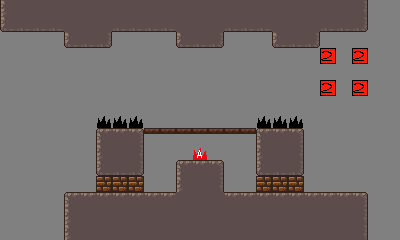

A 2D game scene composited from a Tiled map and its tileset images. What follows is a short description and the map's XML, with every tile layer's data as written:
An orthogonal 25x15 tile map with 16x16 px tiles, 1 tile layer (Kachelebene 1), 2 tilesets.

<map version="1.0" orientation="orthogonal" renderorder="right-down" width="25" height="15" tilewidth="16" tileheight="16" backgroundcolor="#808080">
 <tileset firstgid="1" source="tiles.tsx" />
 <tileset firstgid="177" source="tiles.tsx" />
 <layer name="Kachelebene 1" width="25" height="15">
  <data>
   <tile gid="40" />
   <tile gid="41" />
   <tile gid="41" />
   <tile gid="41" />
   <tile gid="41" />
   <tile gid="41" />
   <tile gid="41" />
   <tile gid="41" />
   <tile gid="41" />
   <tile gid="41" />
   <tile gid="41" />
   <tile gid="41" />
   <tile gid="41" />
   <tile gid="41" />
   <tile gid="41" />
   <tile gid="41" />
   <tile gid="41" />
   <tile gid="41" />
   <tile gid="41" />
   <tile gid="41" />
   <tile gid="41" />
   <tile gid="41" />
   <tile gid="42" />
   <tile gid="0" />
   <tile gid="0" />
   <tile gid="56" />
   <tile gid="57" />
   <tile gid="57" />
   <tile gid="57" />
   <tile gid="41" />
   <tile gid="41" />
   <tile gid="41" />
   <tile gid="57" />
   <tile gid="57" />
   <tile gid="57" />
   <tile gid="57" />
   <tile gid="41" />
   <tile gid="41" />
   <tile gid="41" />
   <tile gid="57" />
   <tile gid="57" />
   <tile gid="57" />
   <tile gid="41" />
   <tile gid="41" />
   <tile gid="41" />
   <tile gid="57" />
   <tile gid="57" />
   <tile gid="58" />
   <tile gid="0" />
   <tile gid="0" />
   <tile gid="0" />
   <tile gid="0" />
   <tile gid="0" />
   <tile gid="0" />
   <tile gid="56" />
   <tile gid="57" />
   <tile gid="58" />
   <tile gid="0" />
   <tile gid="0" />
   <tile gid="0" />
   <tile gid="0" />
   <tile gid="56" />
   <tile gid="57" />
   <tile gid="58" />
   <tile gid="0" />
   <tile gid="0" />
   <tile gid="0" />
   <tile gid="56" />
   <tile gid="57" />
   <tile gid="58" />
   <tile gid="0" />
   <tile gid="0" />
   <tile gid="0" />
   <tile gid="0" />
   <tile gid="0" />
   <tile gid="0" />
   <tile gid="0" />
   <tile gid="0" />
   <tile gid="0" />
   <tile gid="0" />
   <tile gid="0" />
   <tile gid="0" />
   <tile gid="0" />
   <tile gid="0" />
   <tile gid="0" />
   <tile gid="0" />
   <tile gid="0" />
   <tile gid="0" />
   <tile gid="0" />
   <tile gid="0" />
   <tile gid="0" />
   <tile gid="0" />
   <tile gid="0" />
   <tile gid="0" />
   <tile gid="0" />
   <tile gid="72" />
   <tile gid="0" />
   <tile gid="72" />
   <tile gid="0" />
   <tile gid="0" />
   <tile gid="0" />
   <tile gid="0" />
   <tile gid="0" />
   <tile gid="0" />
   <tile gid="0" />
   <tile gid="0" />
   <tile gid="0" />
   <tile gid="0" />
   <tile gid="0" />
   <tile gid="0" />
   <tile gid="0" />
   <tile gid="0" />
   <tile gid="0" />
   <tile gid="0" />
   <tile gid="0" />
   <tile gid="0" />
   <tile gid="0" />
   <tile gid="0" />
   <tile gid="0" />
   <tile gid="0" />
   <tile gid="0" />
   <tile gid="0" />
   <tile gid="0" />
   <tile gid="0" />
   <tile gid="0" />
   <tile gid="0" />
   <tile gid="0" />
   <tile gid="0" />
   <tile gid="0" />
   <tile gid="0" />
   <tile gid="0" />
   <tile gid="0" />
   <tile gid="0" />
   <tile gid="0" />
   <tile gid="0" />
   <tile gid="0" />
   <tile gid="0" />
   <tile gid="0" />
   <tile gid="0" />
   <tile gid="0" />
   <tile gid="0" />
   <tile gid="0" />
   <tile gid="0" />
   <tile gid="0" />
   <tile gid="0" />
   <tile gid="72" />
   <tile gid="0" />
   <tile gid="72" />
   <tile gid="0" />
   <tile gid="0" />
   <tile gid="0" />
   <tile gid="0" />
   <tile gid="0" />
   <tile gid="0" />
   <tile gid="0" />
   <tile gid="0" />
   <tile gid="0" />
   <tile gid="0" />
   <tile gid="0" />
   <tile gid="0" />
   <tile gid="0" />
   <tile gid="0" />
   <tile gid="0" />
   <tile gid="0" />
   <tile gid="0" />
   <tile gid="0" />
   <tile gid="0" />
   <tile gid="0" />
   <tile gid="0" />
   <tile gid="0" />
   <tile gid="0" />
   <tile gid="0" />
   <tile gid="0" />
   <tile gid="0" />
   <tile gid="0" />
   <tile gid="0" />
   <tile gid="0" />
   <tile gid="0" />
   <tile gid="0" />
   <tile gid="0" />
   <tile gid="0" />
   <tile gid="65" />
   <tile gid="65" />
   <tile gid="65" />
   <tile gid="0" />
   <tile gid="0" />
   <tile gid="0" />
   <tile gid="0" />
   <tile gid="0" />
   <tile gid="0" />
   <tile gid="0" />
   <tile gid="65" />
   <tile gid="65" />
   <tile gid="65" />
   <tile gid="0" />
   <tile gid="0" />
   <tile gid="0" />
   <tile gid="0" />
   <tile gid="0" />
   <tile gid="0" />
   <tile gid="0" />
   <tile gid="0" />
   <tile gid="0" />
   <tile gid="0" />
   <tile gid="0" />
   <tile gid="0" />
   <tile gid="24" />
   <tile gid="25" />
   <tile gid="26" />
   <tile gid="66" />
   <tile gid="66" />
   <tile gid="66" />
   <tile gid="66" />
   <tile gid="66" />
   <tile gid="66" />
   <tile gid="66" />
   <tile gid="24" />
   <tile gid="25" />
   <tile gid="26" />
   <tile gid="0" />
   <tile gid="0" />
   <tile gid="0" />
   <tile gid="0" />
   <tile gid="0" />
   <tile gid="0" />
   <tile gid="0" />
   <tile gid="0" />
   <tile gid="0" />
   <tile gid="0" />
   <tile gid="0" />
   <tile gid="0" />
   <tile gid="40" />
   <tile gid="41" />
   <tile gid="42" />
   <tile gid="0" />
   <tile gid="0" />
   <tile gid="0" />
   <tile gid="70" />
   <tile gid="0" />
   <tile gid="0" />
   <tile gid="0" />
   <tile gid="40" />
   <tile gid="41" />
   <tile gid="42" />
   <tile gid="0" />
   <tile gid="0" />
   <tile gid="0" />
   <tile gid="0" />
   <tile gid="0" />
   <tile gid="0" />
   <tile gid="0" />
   <tile gid="0" />
   <tile gid="0" />
   <tile gid="0" />
   <tile gid="0" />
   <tile gid="0" />
   <tile gid="56" />
   <tile gid="57" />
   <tile gid="58" />
   <tile gid="0" />
   <tile gid="0" />
   <tile gid="24" />
   <tile gid="25" />
   <tile gid="26" />
   <tile gid="0" />
   <tile gid="0" />
   <tile gid="56" />
   <tile gid="57" />
   <tile gid="58" />
   <tile gid="0" />
   <tile gid="0" />
   <tile gid="0" />
   <tile gid="0" />
   <tile gid="0" />
   <tile gid="0" />
   <tile gid="0" />
   <tile gid="0" />
   <tile gid="0" />
   <tile gid="0" />
   <tile gid="0" />
   <tile gid="0" />
   <tile gid="67" />
   <tile gid="67" />
   <tile gid="67" />
   <tile gid="0" />
   <tile gid="0" />
   <tile gid="40" />
   <tile gid="41" />
   <tile gid="42" />
   <tile gid="0" />
   <tile gid="0" />
   <tile gid="67" />
   <tile gid="67" />
   <tile gid="67" />
   <tile gid="0" />
   <tile gid="0" />
   <tile gid="0" />
   <tile gid="0" />
   <tile gid="0" />
   <tile gid="0" />
   <tile gid="0" />
   <tile gid="0" />
   <tile gid="0" />
   <tile gid="0" />
   <tile gid="24" />
   <tile gid="25" />
   <tile gid="25" />
   <tile gid="25" />
   <tile gid="25" />
   <tile gid="25" />
   <tile gid="25" />
   <tile gid="41" />
   <tile gid="41" />
   <tile gid="41" />
   <tile gid="25" />
   <tile gid="25" />
   <tile gid="25" />
   <tile gid="25" />
   <tile gid="25" />
   <tile gid="25" />
   <tile gid="25" />
   <tile gid="25" />
   <tile gid="26" />
   <tile gid="0" />
   <tile gid="0" />
   <tile gid="0" />
   <tile gid="0" />
   <tile gid="0" />
   <tile gid="0" />
   <tile gid="40" />
   <tile gid="41" />
   <tile gid="41" />
   <tile gid="41" />
   <tile gid="41" />
   <tile gid="41" />
   <tile gid="41" />
   <tile gid="41" />
   <tile gid="41" />
   <tile gid="41" />
   <tile gid="41" />
   <tile gid="41" />
   <tile gid="41" />
   <tile gid="41" />
   <tile gid="41" />
   <tile gid="41" />
   <tile gid="41" />
   <tile gid="41" />
   <tile gid="42" />
   <tile gid="0" />
   <tile gid="0" />
   <tile gid="0" />
   <tile gid="0" />
   <tile gid="0" />
   <tile gid="0" />
   <tile gid="40" />
   <tile gid="41" />
   <tile gid="41" />
   <tile gid="41" />
   <tile gid="41" />
   <tile gid="41" />
   <tile gid="41" />
   <tile gid="41" />
   <tile gid="41" />
   <tile gid="41" />
   <tile gid="41" />
   <tile gid="41" />
   <tile gid="41" />
   <tile gid="41" />
   <tile gid="41" />
   <tile gid="41" />
   <tile gid="41" />
   <tile gid="41" />
   <tile gid="42" />
   <tile gid="0" />
   <tile gid="0" />
  </data>
 </layer>
</map>
